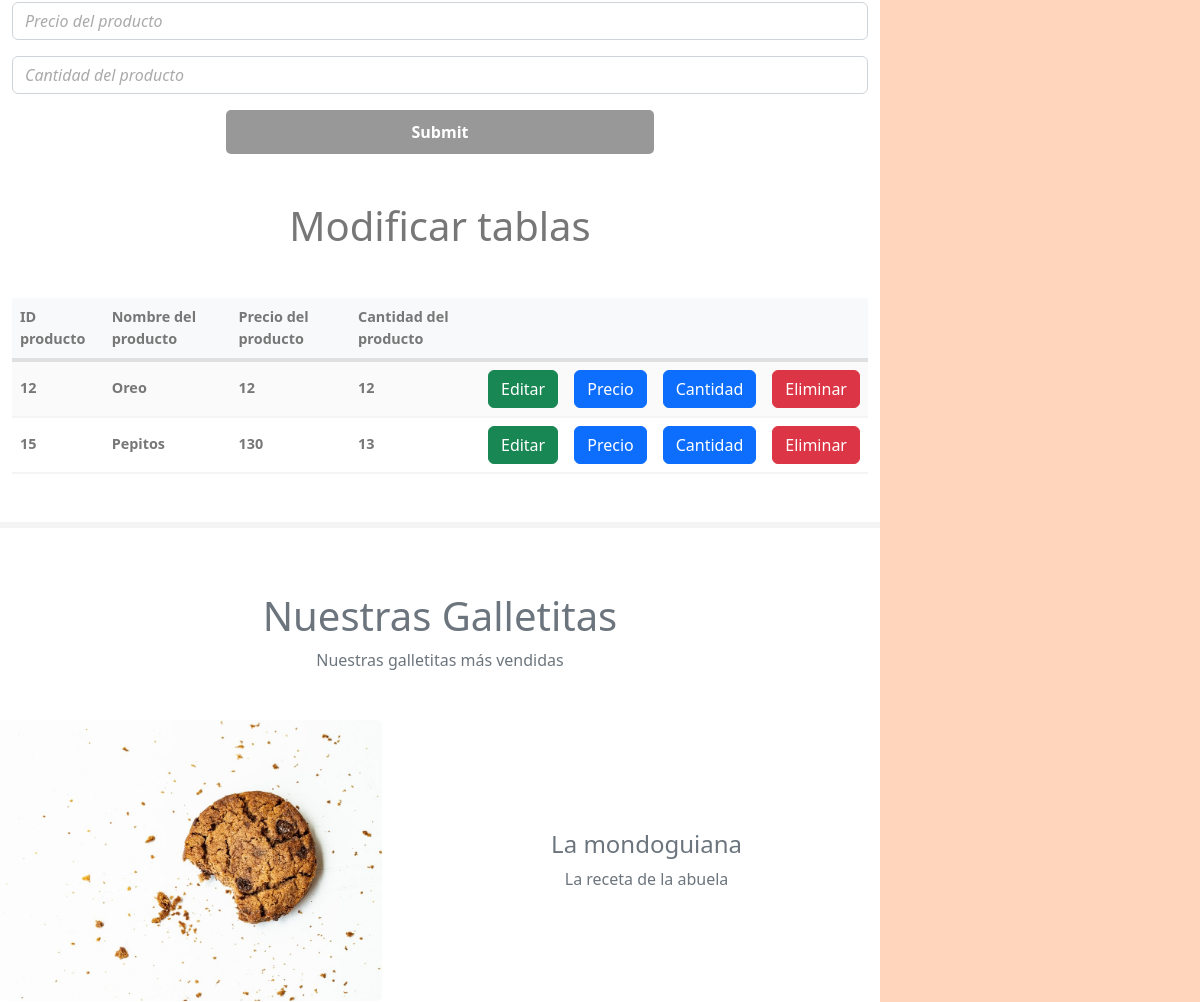
/mondongo/index.php (middle part), run on an earlier commit of the app's database.
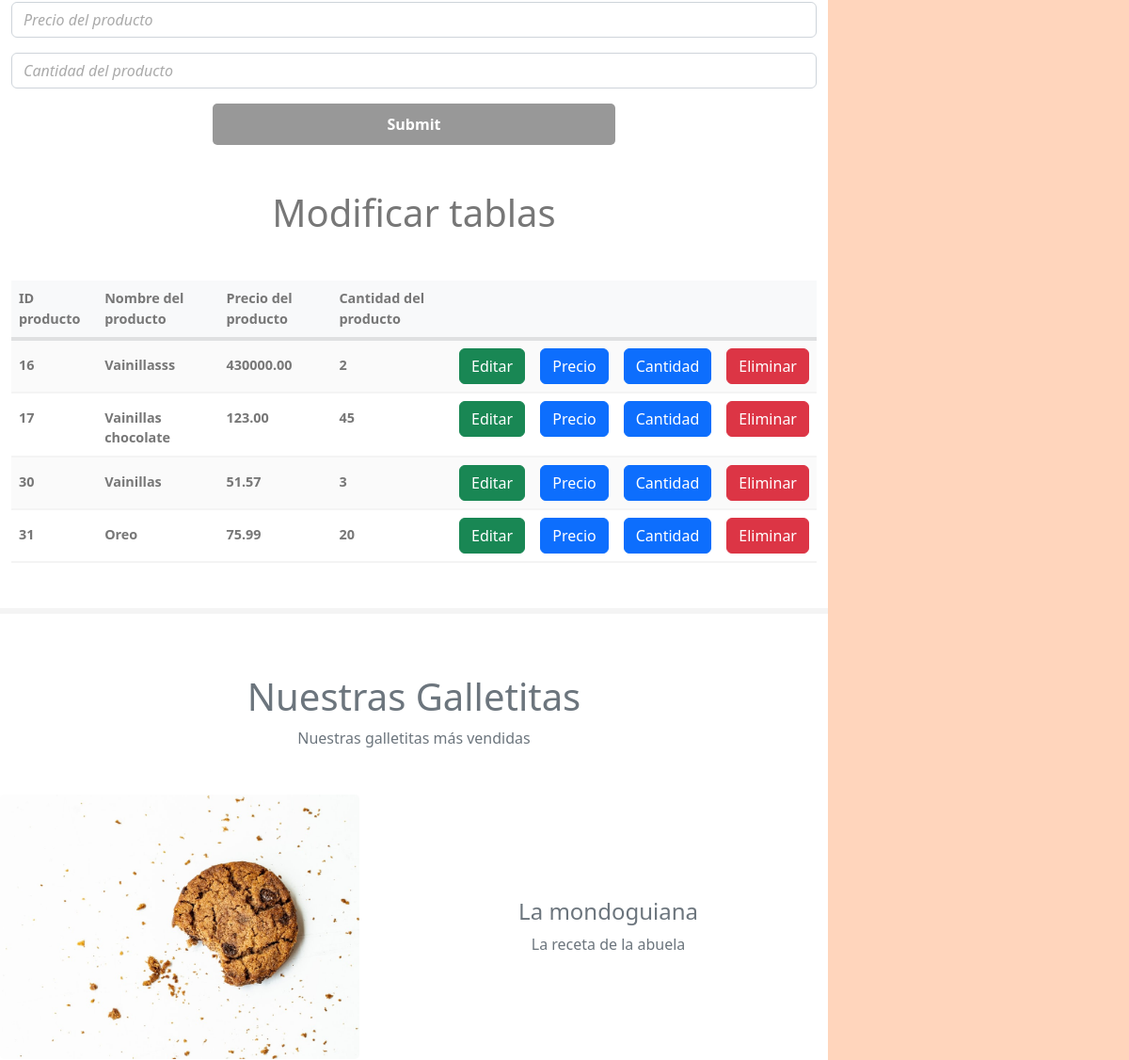
And on a later commit of the database.
### tables this page shows
CREATE TABLE `productos` (
  `ID_producto` int(4) NOT NULL,
  `nombre_producto` varchar(30) NOT NULL,
  `precio_producto` float(10,2) NOT NULL,
  `cantidad_producto` int(10) NOT NULL
);

### mondongo/index.php (the view, shortened to what this page needs)
<?php
    $con=conectar();
    $sql="SELECT * FROM productos";
    $query=mysqli_query($con,$sql);
?>
<!DOCTYPE HTML>
<html>
	<head>
		<link rel="stylesheet" href="assets/css/main.css" />
		<link href="https://cdn.jsdelivr.net/npm/bootstrap@5.2.0-beta1/dist/css/bootstrap.min.css" rel="stylesheet">
		<link href="style.css" rel="stylesheet">
	</head>
	<body class="is-preload">
			<section id="header">
				<nav id="nav">
				</nav>
			</section>
			<div id="wrapper">
					<div id="main">
							<section id="two">
							<div class="container">
<div class="container mt-5">
	<form action="insertar.php" method="POST">
		<input type="number" step="any" class="form-control mb-3" name="precio_producto" placeholder="Precio del producto">
		<input type="number" class="form-control mb-3" name="cantidad_producto" placeholder="Cantidad del producto">
		<div class="d-grid gap-2 col-6 mx-auto">
			<input type="submit" class="btn btn-outline-primary">
		</div>
	</form>
</div>
<div class="container mt-5">
	<h1 class="text-center mb-5 fw-lighter">Modificar tablas</h1>
	<table class="table">
		<thead class="table-light table-striped">
			<tr>
				<th>ID producto</th>
				<th>Nombre del producto</th>
				<th>Precio del producto</th>
				<th>Cantidad del producto</th>
				<th></th>
				<th></th>
				<th></th>
				<th></th>
			</tr>
		</thead>
		<div class="container">
			<?php
				while($row=mysqli_fetch_array($query)){
			?>
				<tr>
					<th><?php echo $row['ID_producto']?></th>
					<th><?php echo $row['nombre_producto']?></th>
					<th><?php echo $row['precio_producto']?></th>
					<th><?php echo $row['cantidad_producto']?></th>
					<th><a href="actualizar.php?id=<?php echo $row['ID_producto'] ?>" class="btn btn-success">Editar</a></th>
					<th><a href="actualizarprecio.php?id=<?php echo $row['ID_producto'] ?>" class="btn btn-primary">Precio</a></th>
					<th><a href="actualizarcantidad.php?id=<?php echo $row['ID_producto'] ?>" class="btn btn-primary">Cantidad</a></th>
					<th><a href="eliminar.php?id=<?php echo $row['ID_producto'] ?>" class="btn btn-danger">Eliminar</a></th>
				</tr>
			<?php
				}
			?>
		</div>
	</table>
</div>
</div>
							</section>
							<section id="three">
								<div class="container">
									<h1 class="text-secondary text-center">Nuestras Galletitas</h1>
									<p class="text-secondary text-center mb-5">Nuestras galletitas más vendidas</p>
									<div class="features">
										<article>
											<a href="#" class="image"><img src="images/image.jpg" alt="" /></a>
											<div class="inner">
												<h4 class="text-secondary text-center">La mondoguiana</h4>
												<p class="text-secondary text-center">La receta de la abuela</p>
											</div>
										</article>
									</div>
								</div>
			</section>
					</div>
			</div>
	</body>
</html>

### mondongo/style.css (style rules this page uses)
input[type=number] { -moz-appearance:textfield; }

What changed in the data, as far as the page shows it:
removed productos: ID_producto "12", nombre_producto "Oreo", precio_producto "12", cantidad_producto "12"
removed productos: ID_producto "15", nombre_producto "Pepitos", precio_producto "130", cantidad_producto "13"
added productos: ID_producto "16", nombre_producto "Vainillasss", precio_producto "430000.00", cantidad_producto "2"
added productos: ID_producto "17", nombre_producto "Vainillas chocolate", precio_producto "123.00", cantidad_producto "45"
added productos: ID_producto "30", nombre_producto "Vainillas", precio_producto "51.57", cantidad_producto "3"
added productos: ID_producto "31", nombre_producto "Oreo", precio_producto "75.99", cantidad_producto "20"
